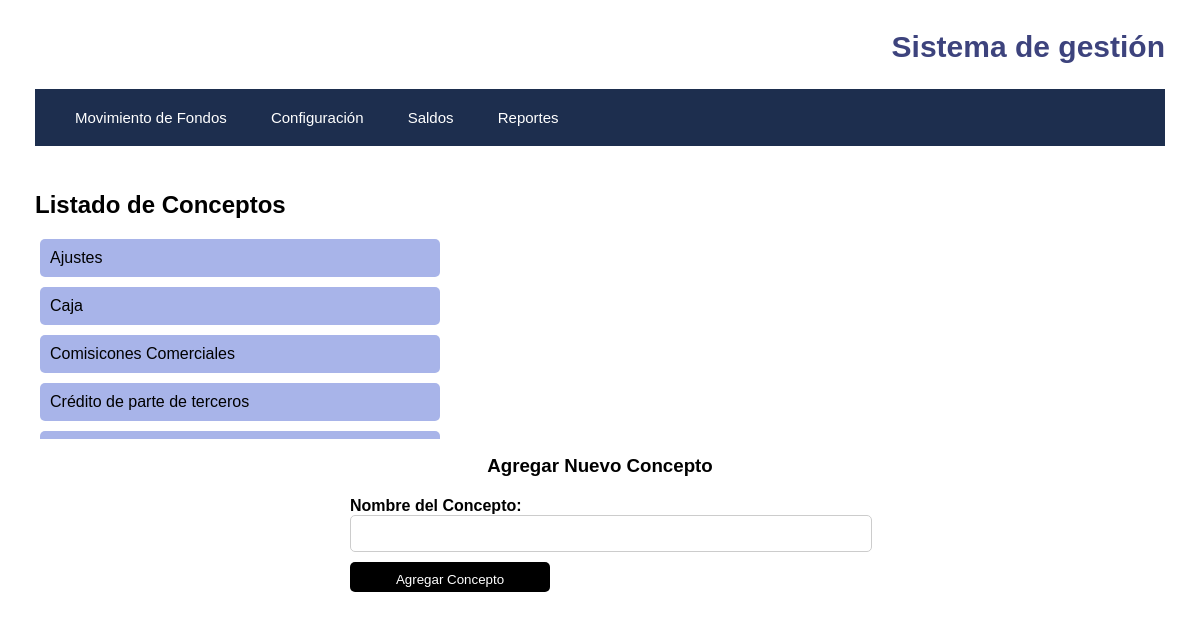
The app's page /api/addconcept with its own data.
### Models.py (models this page shows, shortened)
class Concepto(db.Model):
    id_concepto = db.Column(db.Integer, unique=True, primary_key=True)
    nombre_concepto = db.Column(db.Text, unique=True)

### app.py (the view)
@app.route("/api/addconcept", methods=["GET"])
def show_concept_form():
    opciones_concepto = sorted(Concepto.query.all(), key=lambda concepto: concepto.nombre_concepto)
    return render_template("addconcept.html", opciones_concepto=opciones_concepto)

### templates/addconcept.html (shortened to what this page needs)
<!DOCTYPE html>
<html lang="en">
<head>
    <link rel="stylesheet" type="text/css" href="{{ url_for('static', filename='style.css') }}">
</head>
<body>
    {% extends 'base.html' %}
    {% block content %}
        <h2>Listado de Conceptos</h2>
        <ul>
            {% for concepto in opciones_concepto %}
                <li>{{ concepto.nombre_concepto }}</li>
            {% endfor %}
        </ul>
        <h3>Agregar Nuevo Concepto</h3>
        <form action="/api/addconcept" method="post">
            <div class="form-group">
                <label for="nombre_concepto">Nombre del Concepto:</label>
                <input type="text" id="nombre_concepto" name="nombre_concepto" required>
            </div>
            <input type="submit" value="Agregar Concepto">
        </form>
    {% endblock %}

### static/style.css (style rules this page uses)
body { font-family: sans-serif; margin: 0; padding: 0; }
h2 { margin-top: 10px; margin-left: 35px; text-align: left; }
h3 { margin-top: 0; text-align: center; }
form { width: 500px; margin: 0 auto; }
.form-group { margin-bottom: 10px; }
label { font-weight: bold; }
input, select { width: 100%; padding: 10px; border-radius: 5px; border: 1px solid #ccc; }
input[type="submit"] { width: 200px; height: 30px; background-color: #000; color: #fff; border-radius: 5px; border: none; cursor: pointer; margin-bottom: 20px; }
.form-group:nth-child(1) { margin-top: 20px; }
ul { list-style-type: none; overflow-y: auto; max-height: 200px; width: 400px; }
li { background-color: #9ba9e6de; padding: 10px; border-radius: 5px; margin-bottom: 10px; }

### records on screen
Concepto: nombre_concepto "Ajustes"
Concepto: nombre_concepto "Caja"
Concepto: nombre_concepto "Comisicones Comerciales"
Concepto: nombre_concepto "Crédito de parte de terceros"
